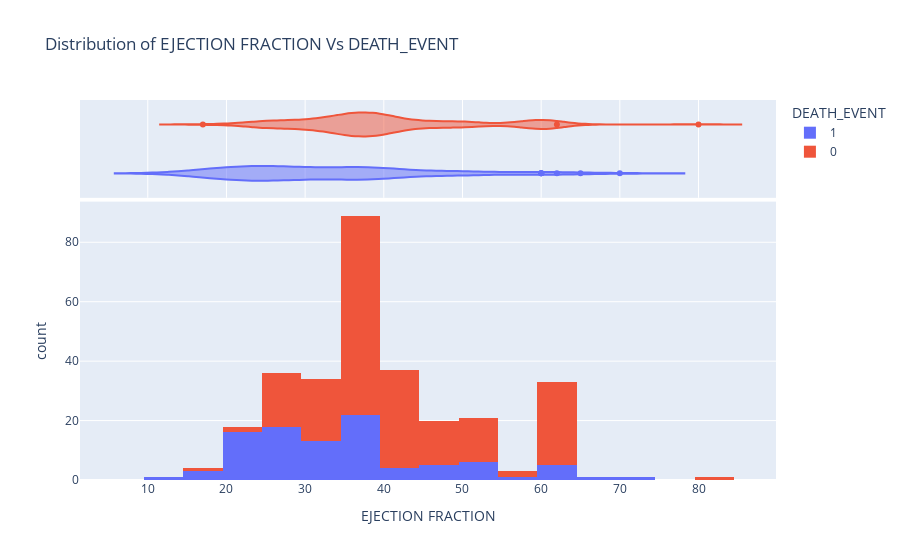

This figure's notebook cell:
### Markdown cell above
**EJECTION FRACTION**

### Code cell
fig = px.histogram(heart_failure_df, x="ejection_fraction", color="DEATH_EVENT", marginal="violin", hover_data=heart_failure_df.columns, 
                   title ="Distribution of EJECTION FRACTION Vs DEATH_EVENT", 
                   labels={"ejection_fraction": "EJECTION FRACTION"})
fig.show()

### Figure 1 — Plotly figure (JSON) as saved in the notebook; plotly's stock layout.template omitted (floating-point values rounded to 4 significant figures; data arrays with more than 128 entries replaced by an {"elided": "..."} marker saying what was removed)
{"data": [{"alignmentgroup": "True", "bingroup": "x", "hovertemplate": "DEATH_EVENT=1<br>EJECTION FRACTION=%{x}<br>count=%{y}<extra></extra>", "legendgroup": "1", "marker": {"color": "#636efa"}, "name": "1", "offsetgroup": "1", "orientation": "v", "showlegend": true, "type": "histogram", "x": [20, 38, 20, 20, 20, 40, 15, 60, 65, 35, 38, 25, 30, 38, 50, 38, 14, 25, 55, 30, 35, 30, 38, 40, 45, 38, 30, 38, 45, 35, 50, 35, 50, 50, 38, 20, 30, 45, 60, 38, 25, 38, 20, 30, 25, 20, 62, 50, 38, 30, 20, 20, 25, 40, 35, 20, 15, 25, 25, 25, 35, 20, 20, 25, 25, 25, 30, 60, 60, 38, 40, 17, 38, 25, 30, 45, 35, 30, 38, 20, 25, 25, 38, 25, 30, 50, 25, 20, 45, 30, 70, 20, 30, 25, 25, 20], "xaxis": "x", "yaxis": "y"}, {"alignmentgroup": "True", "customdata": {"elided": "96x12 float values"}, "hovertemplate": "DEATH_EVENT=%{customdata[11]}<br>EJECTION FRACTION=%{x}<br>age=%{customdata[0]}<br>anaemia=%{customdata[1]}<br>creatinine_phosphokinase=%{customdata[2]}<br>diabetes=%{customdata[3]}<br>high_blood_pressure=%{customdata[4]}<br>platelets=%{customdata[5]}<br>serum_creatinine=%{customdata[6]}<br>serum_sodium=%{customdata[7]}<br>sex=%{customdata[8]}<br>smoking=%{customdata[9]}<br>time=%{customdata[10]}<extra></extra>", "legendgroup": "1", "marker": {"color": "#636efa"}, "name": "1", "offsetgroup": "1", "scalegroup": "x", "showlegend": false, "type": "violin", "x": [20, 38, 20, 20, 20, 40, 15, 60, 65, 35, 38, 25, 30, 38, 50, 38, 14, 25, 55, 30, 35, 30, 38, 40, 45, 38, 30, 38, 45, 35, 50, 35, 50, 50, 38, 20, 30, 45, 60, 38, 25, 38, 20, 30, 25, 20, 62, 50, 38, 30, 20, 20, 25, 40, 35, 20, 15, 25, 25, 25, 35, 20, 20, 25, 25, 25, 30, 60, 60, 38, 40, 17, 38, 25, 30, 45, 35, 30, 38, 20, 25, 25, 38, 25, 30, 50, 25, 20, 45, 30, 70, 20, 30, 25, 25, 20], "xaxis": "x2", "yaxis": "y2"}, {"alignmentgroup": "True", "bingroup": "x", "hovertemplate": "DEATH_EVENT=0<br>EJECTION FRACTION=%{x}<br>count=%{y}<extra></extra>", "legendgroup": "0", "marker": {"color": "#EF553B"}, "name": "0", "offsetgroup": "0", "orientation": "v", "showlegend": true, "type": "histogram", "x": {"elided": "203 int values"}, "xaxis": "x", "yaxis": "y"}, {"alignmentgroup": "True", "customdata": {"elided": "203x12 float values"}, "hovertemplate": "DEATH_EVENT=%{customdata[11]}<br>EJECTION FRACTION=%{x}<br>age=%{customdata[0]}<br>anaemia=%{customdata[1]}<br>creatinine_phosphokinase=%{customdata[2]}<br>diabetes=%{customdata[3]}<br>high_blood_pressure=%{customdata[4]}<br>platelets=%{customdata[5]}<br>serum_creatinine=%{customdata[6]}<br>serum_sodium=%{customdata[7]}<br>sex=%{customdata[8]}<br>smoking=%{customdata[9]}<br>time=%{customdata[10]}<extra></extra>", "legendgroup": "0", "marker": {"color": "#EF553B"}, "name": "0", "offsetgroup": "0", "scalegroup": "x", "showlegend": false, "type": "violin", "x": {"elided": "203 int values"}, "xaxis": "x2", "yaxis": "y2"}], "layout": {"barmode": "relative", "legend": {"title": {"text": "DEATH_EVENT"}, "tracegroupgap": 0}, "title": {"text": "Distribution of EJECTION FRACTION Vs DEATH_EVENT"}, "xaxis": {"anchor": "y", "domain": [0, 1], "title": {"text": "EJECTION FRACTION"}, "type": "linear", "range": [1.385, 89.85], "autorange": true}, "xaxis2": {"anchor": "y2", "domain": [0, 1], "matches": "x", "showgrid": true, "showticklabels": false, "type": "linear", "range": [1.385, 89.85], "autorange": true}, "yaxis": {"anchor": "x", "domain": [0, 0.7326], "title": {"text": "count"}, "range": [0, 93.68], "autorange": true}, "yaxis2": {"anchor": "x2", "domain": [0.7426, 1], "matches": "y2", "showgrid": false, "showline": false, "showticklabels": false, "ticks": "", "type": "category", "range": [-0.5, 1.5], "autorange": true}, "autosize": true}}
